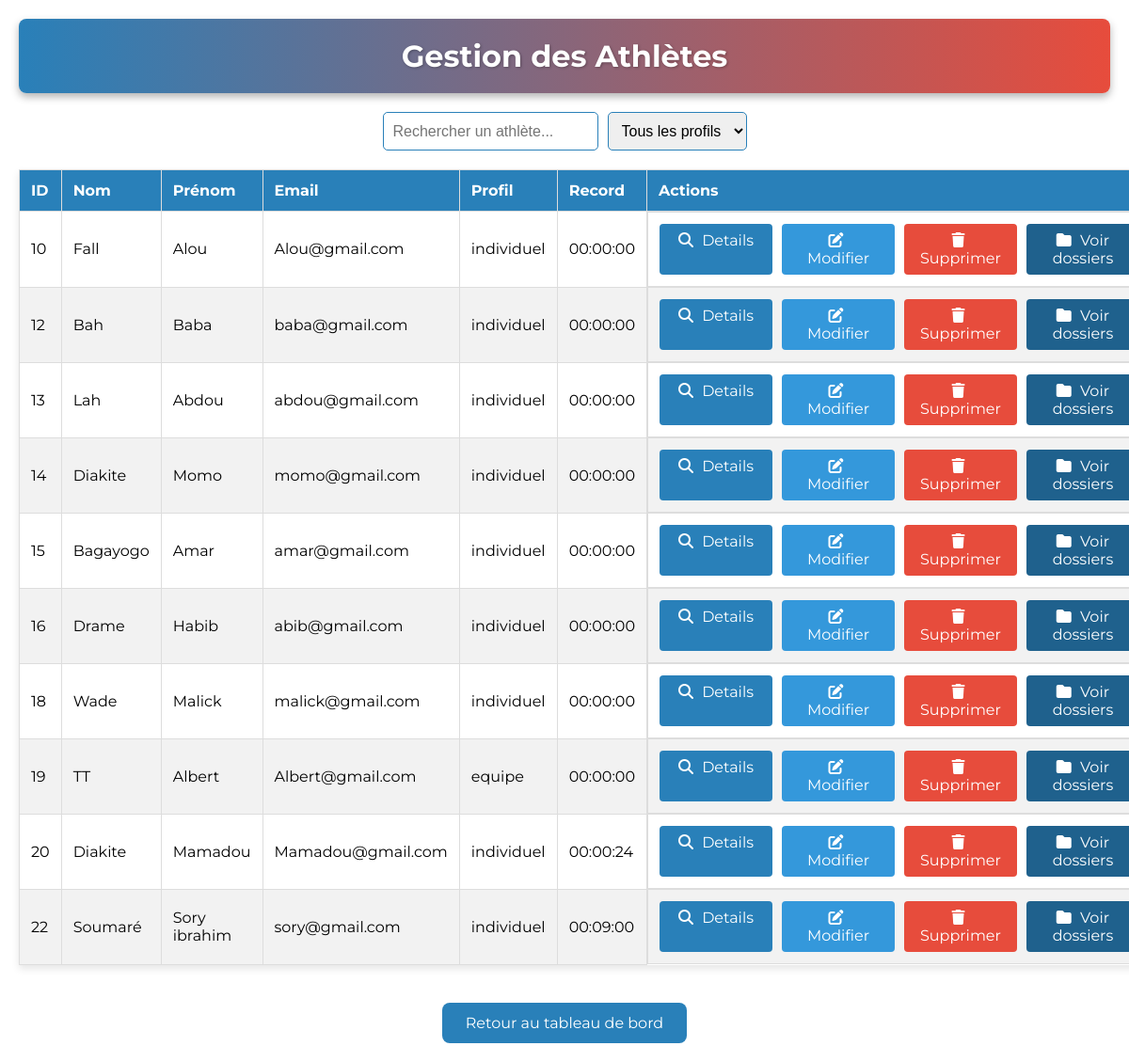
/sprint_meetNV/admin/athletes.php (signed in), run on the app's committed database.
### tables this page shows
CREATE TABLE users (
  id int NOT NULL,
  nom varchar(100) NOT NULL,
  prenom varchar(100) NOT NULL,
  email varchar(100) NOT NULL,
  mot_de_passe varchar(255) NOT NULL,
  role enum('admin','arbitre','athlete') NOT NULL DEFAULT 'athlete',
  profil enum('individuel','equipe') DEFAULT 'individuel',
  sexe enum('homme','femme') DEFAULT 'homme',
  pays varchar(100) DEFAULT NULL,
  age int DEFAULT NULL,
  club varchar(100) DEFAULT NULL,
  discipline varchar(50) DEFAULT NULL,
  discipline_equipe varchar(50) DEFAULT NULL,
  record_officiel varchar(20) DEFAULT NULL,
  fichier_record varchar(255) DEFAULT NULL,
  diplome varchar(255) DEFAULT NULL,
  piece_identite varchar(255) DEFAULT NULL,
  identifiant varchar(100) DEFAULT NULL,
  fichier_certif varchar(255) DEFAULT NULL,
  date_creation timestamp NOT NULL DEFAULT CURRENT_TIMESTAMP
);

### sprint_meetNV/admin/athletes.php (the view, shortened to what this page needs)
<?php
require_once '../includes/db_connect.php';
?>
<!DOCTYPE html>
<html lang="fr">
<head>
  <link rel="stylesheet" href="https://cdnjs.cloudflare.com/ajax/libs/font-awesome/6.4.0/css/all.min.css">
</head>
<body>
  <header>
    <h1>Gestion des Athlètes</h1>
  </header>
  <div class="search-box">
    <input type="text" id="searchAthlete" placeholder="Rechercher un athlète...">
    <select id="filterProfile">
      <option value="">Tous les profils</option>
    </select>
  </div>
  <table class="athlete-table">
    <thead>
      <tr>
        <th>ID</th>
        <th>Nom</th>
        <th>Prénom</th>
        <th>Email</th>
        <th>Profil</th>
        <th>Record</th>
        <th>Actions</th>
      </tr>
    </thead>
    <tbody>
      <?php
      $sql = "SELECT id, nom, prenom, email, profil, sexe, record_officiel FROM users WHERE role = 'athlete'";
      $result = mysqli_query($conn, $sql);
      $athletes = mysqli_fetch_all($result, MYSQLI_ASSOC);
      foreach ($athletes as $athlete): ?>
        <tr>
          <td><?php echo htmlspecialchars($athlete['id']); ?></td>
          <td><?php echo htmlspecialchars($athlete['nom']); ?></td>
          <td><?php echo htmlspecialchars($athlete['prenom']); ?></td>
          <td><?php echo htmlspecialchars($athlete['email']); ?></td>
          <td><?php echo htmlspecialchars($athlete['profil']); ?></td>
          <td><?php echo htmlspecialchars($athlete['record_officiel']); ?></td>
          <td class="action-buttons">
            <a href="details_athlete.php?id=<?php echo $athlete['id']; ?>" class="btn btn-view"><i class="fas fa-search"></i> Details</a>
            <a href="modifier_athlete.php?id=<?php echo $athlete['id']; ?>" class="btn btn-edit"><i class="fas fa-edit"></i> Modifier</a>
            <a href="supprimer_athlete.php?id=<?php echo $athlete['id']; ?>" class="btn btn-delete" onclick="return confirm('Êtes-vous sûr de vouloir supprimer cet athlète ?')"><i class="fas fa-trash"></i> Supprimer</a>
            <a href="voir_dossiers.php?athlete_id=<?php echo $athlete['id']; ?>" class="btn btn-voir-dossier"><i class="fas fa-folder"></i> Voir dossiers</a>
          </td>
        </tr>
      <?php endforeach; ?>
    </tbody>
  </table>
  <a href="dashboard_admin.php" class="retour">Retour au tableau de bord</a>
</body>
</html>

### sprint_meetNV/admin/athletes.php (style rules this page uses)
:root { --primary-blue: #2980b9; --secondary-red: #e74c3c; --white: #fff; --black: #000; }
* { margin: 0; padding: 0; box-sizing: border-box; }
body { font-family: 'Montserrat', sans-serif; background: var(--white); color: var(--black); text-align: center; min-height: 100vh; overflow-x: hidden; padding: 20px; }
header { display: flex; align-items: center; justify-content: center; background: linear-gradient(90deg, var(--primary-blue), var(--secondary-red)); padding: 20px; border-radius: 8px; margin-bottom: 20px; box-shadow: 0 4px 8px rgba(0,0,0,0.3); color: var(--white); }
h1 { font-size: 2rem; text-shadow: 1px 1px 3px rgba(0,0,0,0.3); }
.search-box { display: flex; justify-content: center; gap: 10px; margin: 20px 0; }
.search-box input, .search-box select { padding: 10px; border: 1px solid var(--primary-blue); border-radius: 5px; font-size: 1rem; }
.athlete-table { width: 100%; border-collapse: collapse; margin: 20px 0; box-shadow: 0 4px 8px rgba(0,0,0,0.1); }
.athlete-table th, .athlete-table td { padding: 12px; text-align: left; border: 1px solid #ddd; }
.athlete-table th { background-color: var(--primary-blue); color: var(--white); }
.athlete-table tr:nth-child(even) { background-color: #f2f2f2; }
.action-buttons { display: flex; gap: 10px; }
.btn { padding: 8px 15px; min-width: 120px; border-radius: 4px; cursor: pointer; color: var(--white); text-decoration: none; transition: background-color 0.3s ease, transform 0.3s ease; text-align: center; }
.btn i { margin-right: 5px; }
.btn-view { background-color: var(--primary-blue); }
.btn-edit { background-color: #3498db; }
.btn-delete { background-color: var(--secondary-red); }
.btn-voir-dossier { background-color: #1f618d; }
.retour { display: inline-block; padding: 12px 25px; background: var(--primary-blue); color: var(--white); text-decoration: none; border-radius: 8px; margin-top: 20px; transition: background-color 0.3s ease, transform 0.3s ease; }

### data on the page
users: id "10", nom "Fall", prenom "Alou", email "Alou@gmail.com", profil "individuel", record_officiel "00:00:00"
users: id "12", nom "Bah", prenom "Baba", email "baba@gmail.com", profil "individuel", record_officiel "00:00:00"
users: id "13", nom "Lah", prenom "Abdou", email "abdou@gmail.com", profil "individuel", record_officiel "00:00:00"
users: id "14", nom "Diakite", prenom "Momo", email "momo@gmail.com", profil "individuel", record_officiel "00:00:00"
users: id "15", nom "Bagayogo", prenom "Amar", email "amar@gmail.com", profil "individuel", record_officiel "00:00:00"
users: id "16", nom "Drame", prenom "Habib", email "abib@gmail.com", profil "individuel", record_officiel "00:00:00"
users: id "18", nom "Wade", prenom "Malick", email "malick@gmail.com", profil "individuel", record_officiel "00:00:00"
users: id "19", nom "TT", prenom "Albert", email "Albert@gmail.com", profil "equipe", record_officiel "00:00:00"
users: id "20", nom "Diakite", prenom "Mamadou", email "Mamadou@gmail.com", profil "individuel", record_officiel "00:00:24"
users: id "22", nom "Soumaré", prenom "Sory ibrahim", email "sory@gmail.com", profil "individuel", record_officiel "00:09:00"
